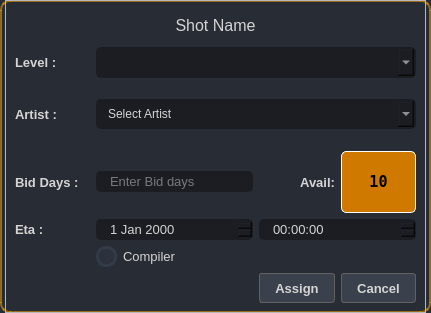
<?xml version="1.0" encoding="UTF-8"?>
<ui version="4.0">
 <class>Assign_Dialog</class>
 <widget class="QDialog" name="Assign_Dialog">
  <property name="geometry">
   <rect>
    <x>0</x>
    <y>0</y>
    <width>431</width>
    <height>313</height>
   </rect>
  </property>
  <property name="minimumSize">
   <size>
    <width>431</width>
    <height>220</height>
   </size>
  </property>
  <property name="windowTitle">
   <string>Dialog</string>
  </property>
  <property name="styleSheet">
   <string notr="true">QDialog{
background-color: rgb(40, 44, 52);
border:2px solid rgba(255, 170, 0, 0.5);
border-radius:10px
}
/* TIME EDIT */
QTimeEdit {
	background-color: rgb(27, 29, 35);
	border-radius: 5px;
	border: 2px solid rgb(27, 29, 35);
	padding-left: 10px;
}
QTimeEdit:hover {
	border: 2px solid rgb(64, 71, 88);
}
QTimeEdit:focus {
	border: 2px solid rgb(91, 101, 124);
}
/* DATE EDIT */
QDateEdit {
	background-color: rgb(27, 29, 35);
	border-radius: 5px;
	border: 2px solid rgb(27, 29, 35);
	padding-left: 10px;
}
QDateEdit:hover {
	border: 2px solid rgb(64, 71, 88);
}
QDateEdit:focus {
	border: 2px solid rgb(91, 101, 124);
}
/* LINE EDIT */
QLineEdit {
	background-color: rgb(27, 29, 35);
	border-radius: 5px;
	border: 2px solid rgb(27, 29, 35);
	padding-left: 10px;
}
QLineEdit:hover {
	border: 2px solid rgb(64, 71, 88);
}
QLineEdit:focus {
	border: 2px solid rgb(91, 101, 124);
}

/* SCROLL BARS */
QScrollBar:horizontal {
    border: none;
    background: rgb(52, 59, 72);
    height: 14px;
    margin: 0px 21px 0 21px;
	border-radius: 0px;
}
QScrollBar::handle:horizontal {
    background: rgb(85, 170, 255);
    min-width: 25px;
	border-radius: 7px
}
QScrollBar::add-line:horizontal {
    border: none;
    background: rgb(55, 63, 77);
    width: 20px;
	border-top-right-radius: 7px;
    border-bottom-right-radius: 7px;
    subcontrol-position: right;
    subcontrol-origin: margin;
}
QScrollBar::sub-line:horizontal {
    border: none;
    background: rgb(55, 63, 77);
    width: 20px;
	border-top-left-radius: 7px;
    border-bottom-left-radius: 7px;
    subcontrol-position: left;
    subcontrol-origin: margin;
}
QScrollBar::up-arrow:horizontal, QScrollBar::down-arrow:horizontal
{
     background: none;
}
QScrollBar::add-page:horizontal, QScrollBar::sub-page:horizontal
{
     background: none;
}
 QScrollBar:vertical {
	border: none;
    background: rgb(52, 59, 72);
    width: 14px;
    margin: 21px 0 21px 0;
	border-radius: 0px;
 }
 QScrollBar::handle:vertical {	
	background: rgb(85, 170, 255);
    min-height: 25px;
	border-radius: 7px
 }
 QScrollBar::add-line:vertical {
     border: none;
    background: rgb(55, 63, 77);
     height: 20px;
	border-bottom-left-radius: 7px;
    border-bottom-right-radius: 7px;
     subcontrol-position: bottom;
     subcontrol-origin: margin;
 }
 QScrollBar::sub-line:vertical {
	border: none;
    background: rgb(55, 63, 77);
     height: 20px;
	border-top-left-radius: 7px;
    border-top-right-radius: 7px;
     subcontrol-position: top;
     subcontrol-origin: margin;
 }
 QScrollBar::up-arrow:vertical, QScrollBar::down-arrow:vertical {
     background: none;
 }

 QScrollBar::add-page:vertical, QScrollBar::sub-page:vertical {
     background: none;
 }

/* CHECKBOX */
QCheckBox::indicator {
    border: 3px solid rgb(52, 59, 72);
	width: 15px;
	height: 15px;
	border-radius: 10px;
    background: rgb(44, 49, 60);
}
QCheckBox::indicator:hover {
    border: 3px solid rgba(255, 143, 5, 0.5);
}
QCheckBox::indicator:checked {
    background: 3px solid rgba(255, 143, 5, 0.5);
	border: 3px solid rgba(255, 143, 5, 0.5);	
	background-image: url(:/16x16/icons/16x16/cil-check-alt.png);
}

/* RADIO BUTTON */
QRadioButton::indicator {
    border: 3px solid rgb(52, 59, 72);
	width: 15px;
	height: 15px;
	border-radius: 10px;
    background: rgb(44, 49, 60);
}
QRadioButton::indicator:hover {
    border: 3px solid rgb(58, 66, 81);
}
QRadioButton::indicator:checked {
    background: 3px solid rgb(94, 106, 130);
	border: 3px solid rgb(52, 59, 72);	
}

/* COMBOBOX */
QComboBox{
	background-color: rgb(27, 29, 35);
	border-radius: 5px;
	border: 2px solid rgb(27, 29, 35);
	padding: 5px;
	padding-left: 10px;
}
QComboBox:hover{
	border: 2px solid rgb(64, 71, 88);
}
QComboBox::drop-down {
	subcontrol-origin: padding;
	subcontrol-position: top right;
	width: 25px; 
	border-left-width: 3px;
	border-left-color: rgba(39, 44, 54, 150);
	border-left-style: solid;
	border-top-right-radius: 3px;
	border-bottom-right-radius: 3px;	
	background-image: url(:/16x16/icons/16x16/cil-arrow-bottom.png);
	background-position: center;
	background-repeat: no-reperat;
 }
QComboBox QAbstractItemView {
	color: rgb(85, 170, 255);	
	background-color: rgb(27, 29, 35);
	padding: 10px;
	selection-background-color: rgb(39, 44, 54);
}

/* SLIDERS */
QSlider::groove:horizontal {
    border-radius: 9px;
    height: 18px;
	margin: 0px;
	background-color: rgb(52, 59, 72);
}
QSlider::groove:horizontal:hover {
	background-color: rgb(55, 62, 76);
}
QSlider::handle:horizontal {
    background-color: rgb(85, 170, 255);
    border: none;
    height: 18px;
    width: 18px;
    margin: 0px;
	border-radius: 9px;
}
QSlider::handle:horizontal:hover {
    background-color: rgb(105, 180, 255);
}
QSlider::handle:horizontal:pressed {
    background-color: rgb(65, 130, 195);
}

QSlider::groove:vertical {
    border-radius: 9px;
    width: 18px;
    margin: 0px;
	background-color: rgb(52, 59, 72);
}
QSlider::groove:vertical:hover {
	background-color: rgb(55, 62, 76);
}
QSlider::handle:vertical {
    background-color: rgb(85, 170, 255);
	border: none;
    height: 18px;
    width: 18px;
    margin: 0px;
	border-radius: 9px;
}
QSlider::handle:vertical:hover {
    background-color: rgb(105, 180, 255);
}
QSlider::handle:vertical:pressed {
    background-color: rgb(65, 130, 195);
}
QPushButton{
	color: rgb(216, 216, 216);
background-color: rgb(58, 64, 76);
border:1px solid  rgb(97, 97, 97);
border-radius:3px;
padding-left:10px;
padding-right:10px;
padding-top:5px;
padding-bottom:5px;
}
QPushButton::hover{
	background-color: rgb(62, 68, 81);
}
QPushButton::pressed{
	background-color: rgb(52, 57, 68);
}

</string>
  </property>
  <layout class="QGridLayout" name="gridLayout_2">
   <property name="leftMargin">
    <number>5</number>
   </property>
   <property name="topMargin">
    <number>0</number>
   </property>
   <property name="rightMargin">
    <number>5</number>
   </property>
   <property name="bottomMargin">
    <number>0</number>
   </property>
   <property name="spacing">
    <number>0</number>
   </property>
   <item row="0" column="0" colspan="3">
    <widget class="QFrame" name="frame">
     <property name="styleSheet">
      <string notr="true">color: rgb(212, 212, 212);</string>
     </property>
     <property name="frameShape">
      <enum>QFrame::StyledPanel</enum>
     </property>
     <property name="frameShadow">
      <enum>QFrame::Raised</enum>
     </property>
     <layout class="QGridLayout" name="gridLayout">
      <item row="4" column="1" rowspan="2" colspan="2">
       <widget class="QLineEdit" name="shot_md_le">
        <property name="font">
         <font>
          <pointsize>10</pointsize>
         </font>
        </property>
        <property name="text">
         <string/>
        </property>
        <property name="placeholderText">
         <string>Enter Bid days</string>
        </property>
       </widget>
      </item>
      <item row="6" column="1" colspan="2">
       <widget class="QDateEdit" name="eta_date">
        <property name="font">
         <font>
          <pointsize>10</pointsize>
         </font>
        </property>
       </widget>
      </item>
      <item row="0" column="0" colspan="5">
       <widget class="QLabel" name="shot_detail_lb">
        <property name="font">
         <font>
          <family>Segoe UI</family>
          <pointsize>12</pointsize>
         </font>
        </property>
        <property name="text">
         <string>Shot Name</string>
        </property>
        <property name="alignment">
         <set>Qt::AlignCenter</set>
        </property>
       </widget>
      </item>
      <item row="6" column="3" colspan="2">
       <widget class="QTimeEdit" name="eta_time">
        <property name="font">
         <font>
          <pointsize>10</pointsize>
         </font>
        </property>
       </widget>
      </item>
      <item row="4" column="0" rowspan="2">
       <widget class="QLabel" name="label_3">
        <property name="font">
         <font>
          <family>Segoe UI</family>
          <pointsize>10</pointsize>
          <bold>true</bold>
         </font>
        </property>
        <property name="text">
         <string>Bid Days :</string>
        </property>
       </widget>
      </item>
      <item row="2" column="0" rowspan="2">
       <widget class="QLabel" name="label_2">
        <property name="font">
         <font>
          <family>Segoe UI</family>
          <pointsize>10</pointsize>
          <bold>true</bold>
         </font>
        </property>
        <property name="text">
         <string>Artist :</string>
        </property>
       </widget>
      </item>
      <item row="2" column="1" rowspan="2" colspan="4">
       <widget class="QComboBox" name="sel_artists_cb">
        <property name="font">
         <font>
          <pointsize>9</pointsize>
         </font>
        </property>
        <item>
         <property name="text">
          <string>Select Artist</string>
         </property>
        </item>
       </widget>
      </item>
      <item row="6" column="0">
       <widget class="QLabel" name="label_4">
        <property name="font">
         <font>
          <family>Segoe UI</family>
          <pointsize>10</pointsize>
          <bold>true</bold>
         </font>
        </property>
        <property name="text">
         <string>Eta :</string>
        </property>
       </widget>
      </item>
      <item row="4" column="3" rowspan="2">
       <widget class="QLabel" name="label_6">
        <property name="font">
         <font>
          <pointsize>10</pointsize>
          <bold>true</bold>
         </font>
        </property>
        <property name="text">
         <string>Avail:</string>
        </property>
        <property name="alignment">
         <set>Qt::AlignRight|Qt::AlignTrailing|Qt::AlignVCenter</set>
        </property>
       </widget>
      </item>
      <item row="7" column="1" colspan="2">
       <widget class="QCheckBox" name="sel_Compiler_chckBox">
        <property name="font">
         <font>
          <family>Nirmala UI</family>
          <pointsize>10</pointsize>
         </font>
        </property>
        <property name="text">
         <string>Compiler</string>
        </property>
       </widget>
      </item>
      <item row="4" column="4" rowspan="2">
       <widget class="QLabel" name="avl_md_lb">
        <property name="font">
         <font>
          <family>Terminal</family>
          <pointsize>11</pointsize>
          <bold>true</bold>
         </font>
        </property>
        <property name="styleSheet">
         <string notr="true">padding-top:5px;
padding-bottom:5px;
color: rgb(0, 0, 0);
border: 1px solid white;
border-radius:5px;
background-color: rgb(207, 121, 0);</string>
        </property>
        <property name="text">
         <string>10</string>
        </property>
        <property name="alignment">
         <set>Qt::AlignCenter</set>
        </property>
       </widget>
      </item>
      <item row="8" column="4">
       <widget class="QPushButton" name="cancel_pb">
        <property name="minimumSize">
         <size>
          <width>0</width>
          <height>30</height>
         </size>
        </property>
        <property name="font">
         <font>
          <pointsize>10</pointsize>
          <bold>true</bold>
         </font>
        </property>
        <property name="text">
         <string>Cancel</string>
        </property>
       </widget>
      </item>
      <item row="8" column="3">
       <widget class="QPushButton" name="assign_pb">
        <property name="minimumSize">
         <size>
          <width>0</width>
          <height>30</height>
         </size>
        </property>
        <property name="font">
         <font>
          <pointsize>10</pointsize>
          <bold>true</bold>
         </font>
        </property>
        <property name="text">
         <string>Assign</string>
        </property>
       </widget>
      </item>
      <item row="1" column="0">
       <widget class="QLabel" name="label">
        <property name="font">
         <font>
          <family>Segoe UI</family>
          <pointsize>10</pointsize>
          <bold>true</bold>
         </font>
        </property>
        <property name="text">
         <string>Level :</string>
        </property>
       </widget>
      </item>
      <item row="1" column="1" colspan="4">
       <widget class="QComboBox" name="sel_art_level_cb">
        <property name="font">
         <font>
          <pointsize>10</pointsize>
          <bold>true</bold>
         </font>
        </property>
       </widget>
      </item>
     </layout>
    </widget>
   </item>
  </layout>
 </widget>
 <resources>
  <include location="../../files.qrc"/>
 </resources>
 <connections/>
</ui>
